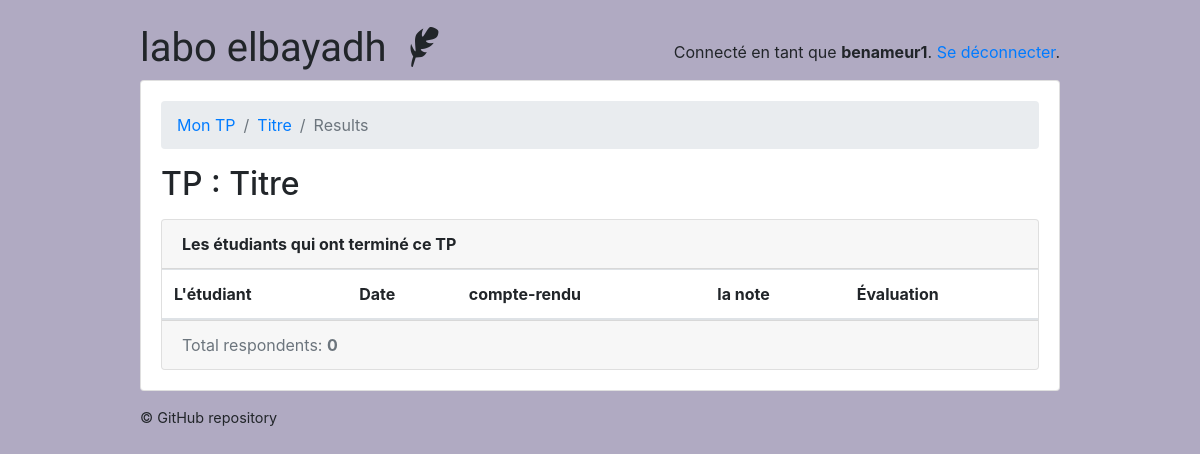
Page /teachers/quiz/29/results/ (signed in) on the earlier database version.
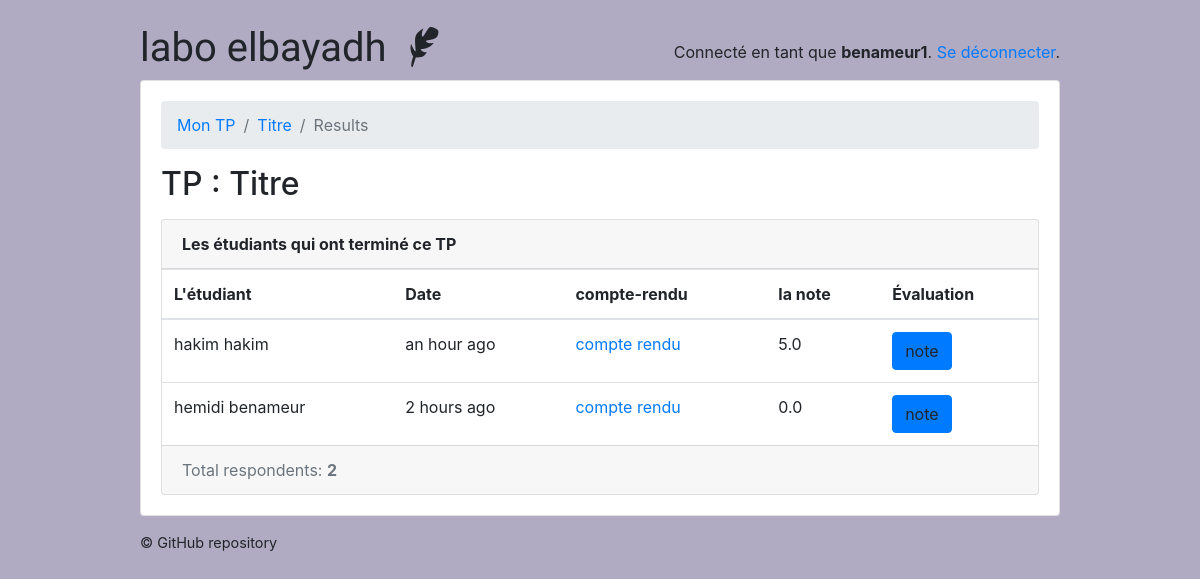
Same page on the later database version.
### classroom/models.py (models this page shows, shortened)
class TakenQuiz(models.Model):
    student = models.ForeignKey(Student,on_delete=models.CASCADE, related_name='taken_quizzes')
    quiz = models.ForeignKey(Quiz, on_delete=models.CASCADE, related_name='taken_quizzes')
    score = models.FloatField()
    date = models.DateTimeField(auto_now_add=True)
    compte_rendu = models.FileField(upload_to='uploads_tp/')
    correction_TP_ensegn  = models.FileField(upload_to='uploads_tp/')

class Student(models.Model):
    user = models.OneToOneField(User, on_delete=models.CASCADE, primary_key=True)
    quizzes = models.ManyToManyField(Quiz, through='TakenQuiz')
    interests = models.ManyToManyField(Subject, related_name='interested_students' )
    nome_student = models.CharField( max_length=255)

class User(AbstractUser):
    is_student = models.BooleanField(default=False)
    is_teacher = models.BooleanField(default=False)
    date_of_birth = models.DateField(default='11/11/2111')
    EQUIRED_FIELDS = ['date_of_birth']

### classroom/views/teachers.py (the view, shortened to what this page needs)
# urls.py: path('quiz/<int:pk>/results/', teachers.QuizResultsView.as_view(), name='quiz_results'),
@method_decorator([login_required, teacher_required], name='dispatch')
class QuizResultsView(FormMixin,DetailView):
    model = Quiz
    context_object_name = 'quiz'
    template_name = 'classroom/teachers/quiz_results.html'
    form_class = evaluation_form
    def get_context_data(self, **kwargs):
        quiz = self.get_object()
        taken_quizzes = quiz.taken_quizzes.select_related('student__user').order_by('-date')
        total_taken_quizzes = taken_quizzes.count()
        quiz_score = quiz.taken_quizzes.aggregate(average_score=Avg('compte_rendu'))
        extra_context = {
            'taken_quizzes': taken_quizzes,
            'total_taken_quizzes': total_taken_quizzes,
            'quiz_score': quiz_score,
            'form': evaluation_form(initial={'post': self.object})
        }
        kwargs.update(extra_context)
        return super().get_context_data(**kwargs)
    def get_queryset(self):
        return self.request.user.quizzes.all()

### classroom/templates/classroom/teachers/quiz_results.html (shortened to what this page needs)
{% extends 'base.html' %}
{% load crispy_forms_tags humanize %}
{% block content %}
  <nav aria-label="breadcrumb">
    <ol class="breadcrumb">
      <li class="breadcrumb-item"><a href="{% url 'teachers:quiz_change_list' %}">Mon TP</a></li>
      <li class="breadcrumb-item"><a href="{% url 'teachers:quiz_change' quiz.pk %}">{{ quiz.name }}</a></li>
      <li class="breadcrumb-item active" aria-current="page">Results</li>
    </ol>
  </nav>
  <h2 class="mb-3"> TP : {{ quiz.name }}</h2>
  <div class="card">
    <div class="card-header">
      <strong>Les étudiants qui ont terminé ce TP</strong>
    </div>
    <table class="table mb-0">
      <thead>
        <tr>
          <th>L'étudiant</th>
          <th>Date</th>
          <th>compte-rendu</th>
          <th>la note</th>
          <th>Évaluation</th>
        </tr>
      </thead>
      <tbody>
        {% for taken_quiz in taken_quizzes %}
          <tr>
            <td>{{ taken_quiz.student.user.first_name }}  {{ taken_quiz.student.user.last_name }}</td>
            <td>{{ taken_quiz.date|naturaltime }}</td>
           <td>  <a href="{%  url 'teachers:pdf_corect' %}?date={{ taken_quiz.compte_rendu }}" target="_blank"> compte rendu  </a>  </td>
             {% if  taken_quiz.score == 100.0 %}
              <td> en attente  </td>
              {% else %}
              <td> {{ taken_quiz.score }}  </td>
              {% endif %}
           <td> <a onclick='PopUp({{ taken_quiz.student.user.pk }} , {{ taken_quiz.pk }})' class="btn btn-primary">note</a></td>
          </tr>
        {% endfor %}
      </tbody>
    </table>
    <div class="card-footer text-muted">
      Total respondents: <strong>{{ total_taken_quizzes }}</strong>
    </div>
  </div>
{% endblock %}

Differences in the rows shown:
added TakenQuiz: student.user.first_name "hakim", student.user.last_name "hakim", date "an hour ago", score "5.0"
added TakenQuiz: student.user.first_name "hemidi", student.user.last_name "benameur", date "2 hours ago", score "0.0"
Other differences:
{{ total_taken_quizzes }}: "0" → "2"
